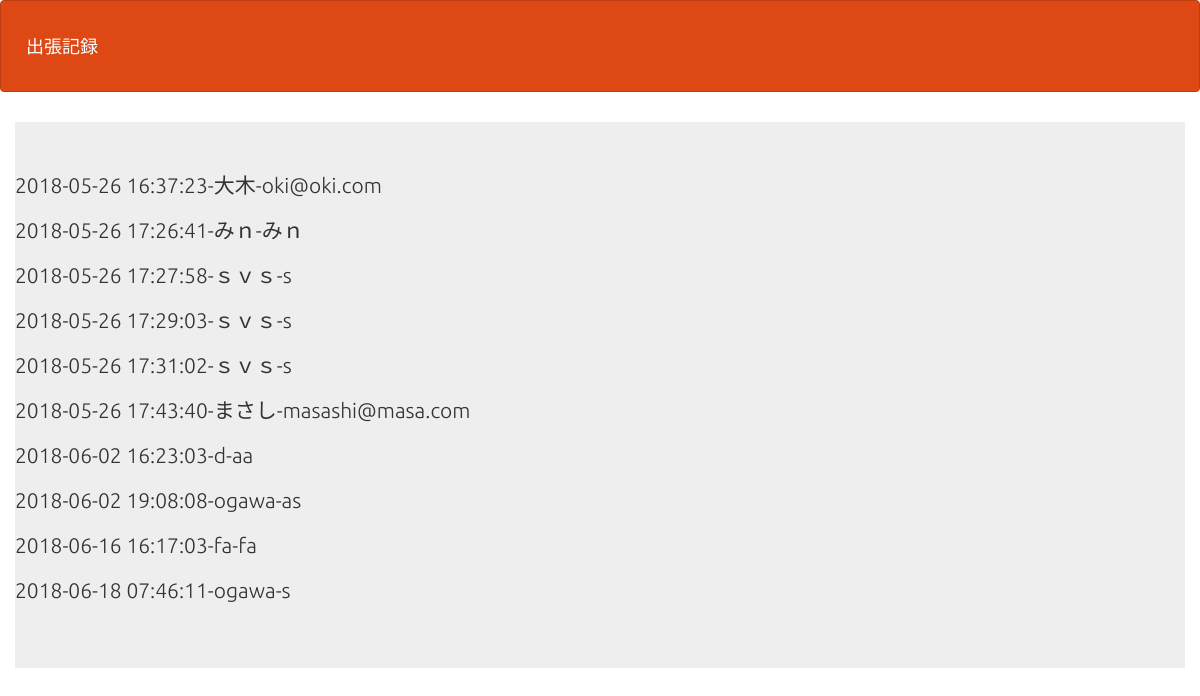
Page /select2.php on the committed database.
### tables this page shows
CREATE TABLE IF NOT EXISTS `gs_an_table` (
`id` int(12) NOT NULL,
  `name` varchar(64) NOT NULL,
  `email` varchar(128) NOT NULL,
  `naiyou` text,
  `indate` datetime NOT NULL,
  `image` varchar(128) DEFAULT NULL
);

### select2.php (the view, shortened to what this page needs)
<?php
try {
  $pdo = new PDO('mysql:dbname=gs_db_dev10;charset=utf8;host=localhost','root','');
} catch (PDOException $e) {
  exit('データベース接続エラーです。:'.$e->getMessage());
}
$stmt = $pdo->prepare("SELECT * FROM gs_an_table");
$status = $stmt->execute();
$view="";
if($status==false) {
  $error = $stmt->errorInfo();
  exit("VIEWのエラーです。:".$error[2]);
}else{
  while( $result = $stmt->fetch(PDO::FETCH_ASSOC)){
    $view .="<p>".$result["indate"]."-".$result["name"]."-".$result["email"]."</p>";
  }
}
?>
<!DOCTYPE html>
<html lang="ja">
<head>
<link rel="stylesheet" href="css/range.css">
<link href="css/bootstrap.min.css" rel="stylesheet">
</head>
<body id="main">
<header>
  <nav class="navbar navbar-default">
    <div class="container-fluid">
      <div class="navbar-header">
      <a class="navbar-brand" href="index.php">出張記録</a>
      </div>
    </div>
  </nav>
</header>
<div>
    <div class="container jumbotron"><?=$view?></div>
</div>
</body>
</html>

### select2.php (style rules this page uses)
div { padding: 10px;font-size:16px; }

### rows in the picture
gs_an_table: indate "2018-05-26 16:37:23", name "大木", email "oki@oki.com"
gs_an_table: indate "2018-05-26 17:26:41", name "みｎ", email "みｎ"
gs_an_table: indate "2018-05-26 17:27:58", name "ｓｖｓ", email "s"
gs_an_table: indate "2018-05-26 17:29:03", name "ｓｖｓ", email "s"
gs_an_table: indate "2018-05-26 17:31:02", name "ｓｖｓ", email "s"
gs_an_table: indate "2018-05-26 17:43:40", name "まさし", email "masashi@masa.com"
gs_an_table: indate "2018-06-02 16:23:03", name "d", email "aa"
gs_an_table: indate "2018-06-02 19:08:08", name "ogawa", email "as"
gs_an_table: indate "2018-06-16 16:17:03", name "fa", email "fa"
gs_an_table: indate "2018-06-18 07:46:11", name "ogawa", email "s"
